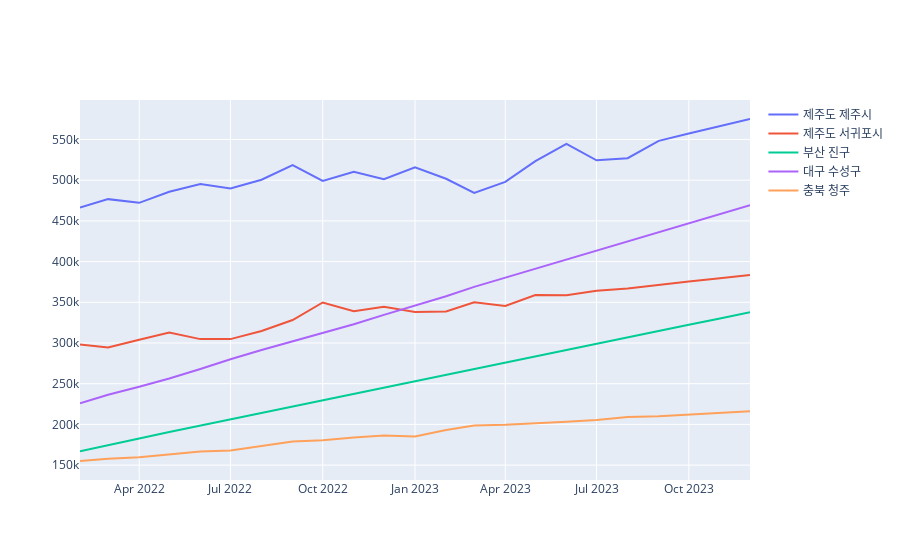

Notebook code cell kept with this figure:
### Code cell
fig1.add_trace(go.Scatter(x= jeju_data['연월'], y=jeju_data['월별 수요량'], mode='lines', name = '제주도 제주시')) 
fig1.add_trace(go.Scatter(x= seoguipo_data['연월'], y=seoguipo_data['월별 수요량'], mode='lines',name = '제주도 서귀포시'))
fig1.add_trace(go.Scatter(x= jingu_data['연월'], y=jingu_data['월별 수요량'], mode='lines',name = '부산 진구')) 
fig1.add_trace(go.Scatter(x= susung_data['연월'], y=susung_data['월별 수요량'], mode='lines',name = '대구 수성구'))
fig1.add_trace(go.Scatter(x= chungju_data['연월'], y=chungju_data['월별 수요량'], mode='lines',name = '충북 청주'))
